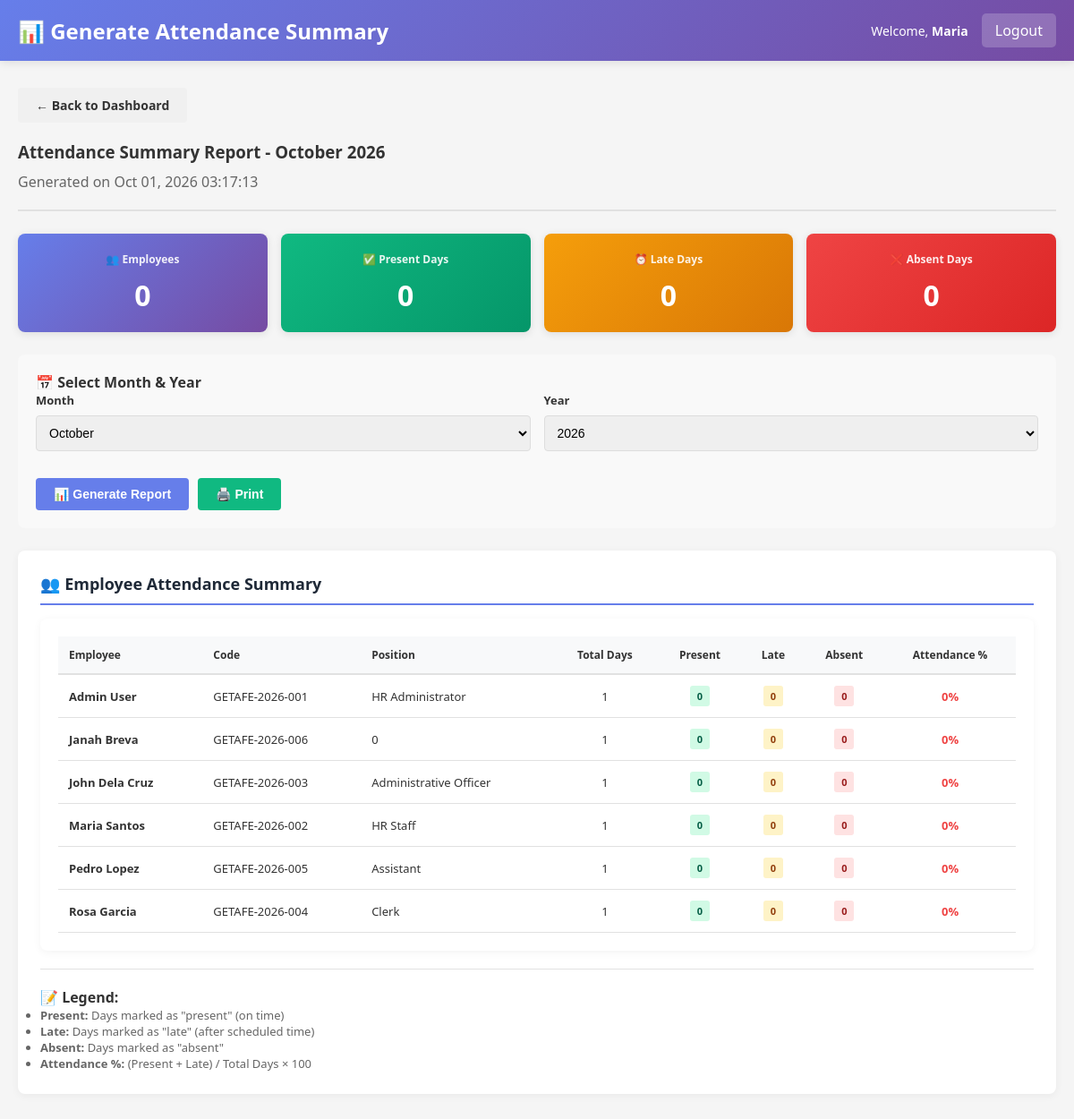
Screenshot of /staff/attendance_summary.php (signed in) with the database file from the repository.
### tables this page shows
CREATE TABLE `employees` (
  `employee_id` int(11) NOT NULL AUTO_INCREMENT,
  `employee_code` varchar(20) NOT NULL,
  `first_name` varchar(50) NOT NULL,
  `last_name` varchar(50) NOT NULL,
  `email` varchar(100) NOT NULL,
  `phone` varchar(20) DEFAULT NULL,
  `position` varchar(100) DEFAULT NULL,
  `salary` decimal(10,2) DEFAULT NULL,
  `date_hired` date DEFAULT NULL,
  `status` enum('active','inactive') DEFAULT 'active',
  `created_at` timestamp NOT NULL DEFAULT current_timestamp(),
  `updated_at` timestamp NOT NULL DEFAULT current_timestamp() ON UPDATE current_timestamp(),
  `department` varchar(100) DEFAULT NULL,
  `qr_code` varchar(255) DEFAULT NULL,
  `qr_generated_date` datetime DEFAULT NULL,
  PRIMARY KEY (`employee_id`),
  UNIQUE KEY `employee_code` (`employee_code`),
  UNIQUE KEY `email` (`email`)
);

### includes/functions.php (called while the page is built, shortened)
<?php
function get_employee_info($conn, $employee_id) {
    $stmt = $conn->prepare("SELECT * FROM employees WHERE employee_id = ? LIMIT 1");
    $stmt->bind_param("i", $employee_id);
    $stmt->execute();
    $res = $stmt->get_result();
    $row = $res->fetch_assoc();
    return $row ?: null;
}
?>

### staff/attendance_summary.php (the view, shortened to what this page needs)
<?php
require_once '../config/database.php';
require_once '../includes/functions.php';
$staff = get_employee_info($conn, $_SESSION['employee_id']);
$report_month = isset($_GET['month']) ? (int)$_GET['month'] : date('m');
$report_year = isset($_GET['year']) ? (int)$_GET['year'] : date('Y');
$report_month = max(1, min(12, $report_month));
$report_year = max(2020, min(date('Y'), $report_year));
$month_start = date('Y-m-d', mktime(0, 0, 0, $report_month, 1, $report_year));
$month_end = date('Y-m-d', mktime(0, 0, 0, $report_month + 1, 0, $report_year));
$summary = $conn->query(
    "SELECT
        COUNT(DISTINCT employee_id) as total_employees,
        COUNT(*) as total_records,
        SUM(CASE WHEN status = 'present' THEN 1 ELSE 0 END) as present_days,
        SUM(CASE WHEN status = 'late' THEN 1 ELSE 0 END) as late_days,
        SUM(CASE WHEN status = 'absent' THEN 1 ELSE 0 END) as absent_days
     FROM attendance
     WHERE attendance_date BETWEEN '{$month_start}' AND '{$month_end}'"
)->fetch_assoc();
$employee_summary = $conn->query(
    "SELECT
        e.employee_id,
        e.first_name,
        e.last_name,
        e.employee_code,
        e.position,
        COUNT(*) as total_days,
        SUM(CASE WHEN a.status = 'present' THEN 1 ELSE 0 END) as present_days,
        SUM(CASE WHEN a.status = 'late' THEN 1 ELSE 0 END) as late_days,
        SUM(CASE WHEN a.status = 'absent' THEN 1 ELSE 0 END) as absent_days
    FROM employees e
    LEFT JOIN attendance a ON e.employee_id = a.employee_id AND a.attendance_date BETWEEN '{$month_start}' AND '{$month_end}'
    WHERE e.status = 'active'
    GROUP BY e.employee_id, e.first_name, e.last_name, e.employee_code, e.position
    ORDER BY e.first_name, e.last_name"
)->fetch_all(MYSQLI_ASSOC);
?>
<!DOCTYPE html>
<html lang="en">
<head>
    <link rel="stylesheet" href="../assets/css/style.css">
</head>
<body>
    <div class="navbar">
        <h2>📊 Generate Attendance Summary</h2>
        <div class="navbar-user">
            <span>Welcome, <strong><?php echo htmlspecialchars($staff['first_name']); ?></strong></span>
            <a href="../logout.php">Logout</a>
        </div>
    </div>
    <div class="container">
        <a href="dashboard.php" class="btn btn-secondary" style="margin-bottom: 20px;">← Back to Dashboard</a>
        <div class="report-header">
            <h3 style="margin: 0;">Attendance Summary Report - <?php echo date('F Y', mktime(0, 0, 0, $report_month, 1, $report_year)); ?></h3>
            <p style="color: #666; margin: 10px 0 0 0;">Generated on <?php echo date('M d, Y H:i:s'); ?></p>
        </div>
        <div class="stats-grid">
            <div class="stat-box">
                <h4>👥 Employees</h4>
                <div class="stat-number"><?php echo (int)($summary['total_employees'] ?? 0); ?></div>
            </div>
            <div class="stat-box success">
                <h4>✅ Present Days</h4>
                <div class="stat-number"><?php echo (int)($summary['present_days'] ?? 0); ?></div>
            </div>
            <div class="stat-box warning">
                <h4>⏰ Late Days</h4>
                <div class="stat-number"><?php echo (int)($summary['late_days'] ?? 0); ?></div>
            </div>
            <div class="stat-box danger">
                <h4>❌ Absent Days</h4>
                <div class="stat-number"><?php echo (int)($summary['absent_days'] ?? 0); ?></div>
            </div>
        </div>
        <div class="filter-section">
            <h4 style="margin-top: 0;">📅 Select Month & Year</h4>
            <form method="GET" style="display: flex; flex-direction: column; gap: 15px;">
                <div class="filter-grid">
                    <div class="filter-group">
                        <label>Month</label>
                        <select name="month">
                            <?php for ($m = 1; $m <= 12; $m++): ?>
                                <option value="<?php echo $m; ?>" <?php echo $report_month == $m ? 'selected' : ''; ?>>
                                    <?php echo date('F', mktime(0, 0, 0, $m, 1)); ?>
                                </option>
                            <?php endfor; ?>
                        </select>
                    </div>
                    <div class="filter-group">
                        <label>Year</label>
                        <select name="year">
                            <?php for ($y = date('Y'); $y >= 2020; $y--): ?>
                                <option value="<?php echo $y; ?>" <?php echo $report_year == $y ? 'selected' : ''; ?>>
                                    <?php echo $y; ?>
                                </option>
                            <?php endfor; ?>
                        </select>
                    </div>
                </div>
                <div style="display: flex; gap: 10px;">
                    <button type="submit" class="btn btn-primary">📊 Generate Report</button>
                    <button type="button" class="btn btn-primary" onclick="window.print()" style="background: #10b981;">🖨️ Print</button>
                </div>
            </form>
        </div>
        <div class="card">
            <h3>👥 Employee Attendance Summary</h3>
            <?php if (!empty($employee_summary)): ?>
            <div class="table-container">
                <table>
                    <thead>
                        <tr>
                            <th>Employee</th>
                            <th>Code</th>
                            <th>Position</th>
                            <th style="text-align: center;">Total Days</th>
                            <th style="text-align: center;">Present</th>
                            <th style="text-align: center;">Late</th>
                            <th style="text-align: center;">Absent</th>
                            <th style="text-align: center;">Attendance %</th>
                        </tr>
                    </thead>
                    <tbody>
                        <?php foreach ($employee_summary as $emp): ?>
                        <tr>
                            <td><strong><?php echo htmlspecialchars($emp['first_name'] . ' ' . $emp['last_name']); ?></strong></td>
                            <td><?php echo htmlspecialchars($emp['employee_code']); ?></td>
                            <td><?php echo htmlspecialchars($emp['position'] ?? '-'); ?></td>
                            <td style="text-align: center;"><?php echo (int)$emp['total_days']; ?></td>
                            <td style="text-align: center;">
                                <span class="badge badge-success"><?php echo (int)$emp['present_days']; ?></span>
                            </td>
                            <td style="text-align: center;">
                                <span class="badge badge-warning"><?php echo (int)$emp['late_days']; ?></span>
                            </td>
                            <td style="text-align: center;">
                                <span class="badge badge-danger"><?php echo (int)$emp['absent_days']; ?></span>
                            </td>
                            <td style="text-align: center;">
                                <?php
                                    $attendance_rate = $emp['total_days'] > 0 ? (($emp['present_days'] + $emp['late_days']) / $emp['total_days'] * 100) : 0;
                                    $rate_color = $attendance_rate >= 90 ? '#10b981' : ($attendance_rate >= 75 ? '#f59e0b' : '#ef4444');
                                ?>
                                <strong style="color: <?php echo $rate_color; ?>;"><?php echo round($attendance_rate, 1); ?>%</strong>
                            </td>
                        </tr>
                        <?php endforeach; ?>
                    </tbody>
                </table>
            </div>
            <div style="margin-top: 20px; padding-top: 20px; border-top: 1px solid #e1e1e1;">
                <h4>📝 Legend:</h4>
                <ul style="color: #666; font-size: 13px;">
                    <li><strong>Present:</strong> Days marked as "present" (on time)</li>
                    <li><strong>Late:</strong> Days marked as "late" (after scheduled time)</li>
                    <li><strong>Absent:</strong> Days marked as "absent"</li>
                    <li><strong>Attendance %:</strong> (Present + Late) / Total Days × 100</li>
                </ul>
            </div>
            <?php else: ?>
            <p style="text-align: center; color: #999; padding: 30px;">No data available for the selected period</p>
            <?php endif; ?>
        </div>
    </div>
</body>
</html>

### assets/css/style.css (style rules this page uses)
* { margin: 0; padding: 0; box-sizing: border-box; }
body { font-family: 'Segoe UI', Tahoma, Geneva, Verdana, sans-serif; background-color: #f5f5f5; color: #333; }
.navbar { background: linear-gradient(135deg, #667eea 0%, #764ba2 100%); color: white; padding: 20px; display: flex; justify-content: space-between; align-items: center; box-shadow: 0 2px 10px rgba(0, 0, 0, 0.1); }
.navbar h2 { font-size: 24px; font-weight: 600; }
.navbar-user { display: flex; gap: 15px; align-items: center; }
.navbar-user span { font-size: 14px; }
.navbar-user a { background: rgba(255, 255, 255, 0.2); color: white; padding: 8px 15px; text-decoration: none; border-radius: 5px; transition: background 0.3s; }
.container { max-width: 1200px; margin: 30px auto; padding: 0 20px; }
.card { background: white; border-radius: 8px; padding: 20px; margin-bottom: 20px; box-shadow: 0 2px 10px rgba(0, 0, 0, 0.05); }
.card h3 { color: #667eea; margin-bottom: 15px; font-size: 18px; }
.stat-box { background: linear-gradient(135deg, #667eea 0%, #764ba2 100%); color: white; padding: 20px; border-radius: 8px; text-align: center; box-shadow: 0 2px 10px rgba(0, 0, 0, 0.1); }
.stat-box h4 { font-size: 14px; margin-bottom: 10px; opacity: 0.9; }
.stat-number { font-size: 32px; font-weight: bold; }
.btn { display: inline-block; padding: 12px 24px; border: none; border-radius: 5px; cursor: pointer; font-size: 14px; font-weight: 600; text-decoration: none; transition: all 0.3s; }
.btn-primary { background: linear-gradient(135deg, #667eea 0%, #764ba2 100%); color: white; }
.btn-secondary { background: #6c757d; color: white; }
.table-container { background: white; border-radius: 8px; padding: 20px; margin-bottom: 20px; box-shadow: 0 2px 10px rgba(0, 0, 0, 0.05); }
table { width: 100%; border-collapse: collapse; }
table thead { background-color: #f8f9fa; border-bottom: 2px solid #ddd; }
table th { padding: 12px; text-align: left; font-weight: 600; color: #333; }
table td { padding: 12px; border-bottom: 1px solid #ddd; }
.badge { display: inline-block; padding: 5px 10px; border-radius: 20px; font-size: 12px; font-weight: 600; }
.badge-success { background-color: #d4edda; color: #155724; }
.badge-danger { background-color: #f8d7da; color: #721c24; }
.badge-warning { background-color: #fff3cd; color: #856404; }
label { display: block; margin-bottom: 8px; font-weight: 600; color: #333; }
input[type="text"], input[type="email"], input[type="password"], input[type="number"], input[type="date"], select, textarea { width: 100%; padding: 10px; border: 1px solid #ddd; border-radius: 5px; font-size: 14px; transition: border-color 0.3s; }

### rows the page displays
employees: first_name "Maria", first_name+last_name "Maria Santos", employee_code "GETAFE-2026-002", position "HR Staff", total_days "1", present_days "0", late_days "0", absent_days "0", attendance_rate "0"
employees: first_name+last_name "Admin User", employee_code "GETAFE-2026-001", position "HR Administrator", total_days "1", present_days "0", late_days "0", absent_days "0", attendance_rate "0"
employees: first_name+last_name "Janah Breva", employee_code "GETAFE-2026-006", position "0", total_days "1", present_days "0", late_days "0", absent_days "0", attendance_rate "0"
employees: first_name+last_name "John Dela Cruz", employee_code "GETAFE-2026-003", position "Administrative Officer", total_days "1", present_days "0", late_days "0", absent_days "0", attendance_rate "0"
employees: first_name+last_name "Pedro Lopez", employee_code "GETAFE-2026-005", position "Assistant", total_days "1", present_days "0", late_days "0", absent_days "0", attendance_rate "0"
employees: first_name+last_name "Rosa Garcia", employee_code "GETAFE-2026-004", position "Clerk", total_days "1", present_days "0", late_days "0", absent_days "0", attendance_rate "0"

### other values shown
date('F Y', mktime(0, 0, 0, $report_month, 1, $report_year)) "October 2026"
$summary['total_employees'] "0"
$summary['present_days'] "0"
$summary['late_days'] "0"
$summary['absent_days'] "0"
form field month "October"
form field year "2026"
